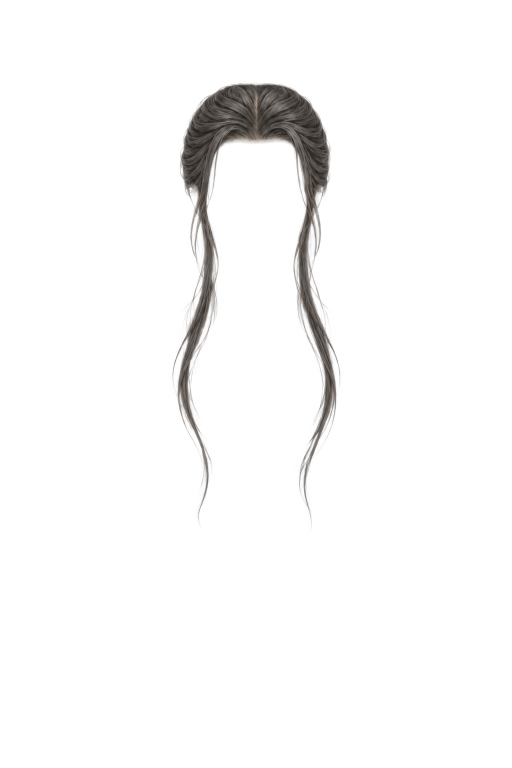
#> input picture mods/appearance/portrait_original_restore_20261105_v6/source/front_clean02_raw.png, 1024 x 1536 px, given in place of 01.png, which was not available (shown at 1/2 size)
$ python clean_hair_layers.py
#> lines starting #> are read from the running program, lines starting #| are printed output that depends on the picture; after the words box and inside, x2 and y2 are one past the last pixel; in counts of white or black regions, pixels touching at a corner belong together
"""Refine alpha only for original visible hair; remove detached extraction debris."""
from pathlib import Path
import json,cv2
import numpy as np
from PIL import Image,ImageDraw
R=Path(__file__).resolve().parent.parent
B=R.parent
W,H=1024,1536
def read(p):return np.array(Image.open(p).convert('RGBA'))
#> returned value is the input picture: shape (1536, 1024, 4); mean R, G, B, A 18.5, 17.1, 15.9, 9.8
def save(p,a):
 p.parent.mkdir(parents=True,exist_ok=True)
 a=np.rint(a).clip(0,255).astype('uint8');a[a[:,:,3]==0,:3]=0
 Image.fromarray(a).save(p)
def native(name):
 a=read(B/'source'/f'{name}_raw.png').astype(float)
 alpha=a[:,:,3:4]/255;p=np.concatenate([a[:,:,:3]*alpha,a[:,:,3:4]],2)
 p=cv2.warpAffine(p,np.array([[587/1020,0,220],[0,587/1020,50]],float),(W,H),flags=cv2.INTER_AREA)
 return np.concatenate([p[:,:,:3]/np.maximum(p[:,:,3:4]/255,1e-8),p[:,:,3:4]],2).clip(0,255).astype('uint8')
def over(d,s):
 d=d.astype(float)/255;s=s.astype(float)/255
 da=d[:,:,3:4];sa=s[:,:,3:4];oa=sa+da*(1-sa)
 rgb=(s[:,:,:3]*sa+d[:,:,:3]*da*(1-sa))/np.maximum(oa,1e-8)
 return np.rint(np.concatenate([rgb,oa],2)*255).clip(0,255).astype('uint8')
def remove_debris(a,keep_count=1,kernel=3):
 alpha=a[:,:,3]
 # A three-pixel opening finds the body of a lock, rather than treating every extraction speck as hair.
 core=cv2.morphologyEx((alpha>=40).astype('uint8'),cv2.MORPH_OPEN,cv2.getStructuringElement(cv2.MORPH_ELLIPSE,(kernel,kernel)))
 n,labels,stats,_=cv2.connectedComponentsWithStats(core,8)
 ids=sorted(range(1,n),key=lambda k:stats[k,4],reverse=True)[:keep_count]
 body=np.isin(labels,ids).astype('uint8')
 distance=cv2.distanceTransform(1-body,cv2.DIST_L2,5)
 gate=np.clip((2.1-distance)/1.1,0,1)
 a=a.copy();a[:,:,3]=np.rint(alpha*gate)
 return a
records=[]
for i in range(1,4):
 before=read(R/'before_male/hair_front'/f'{i:02}.png')
 working=before.copy()
 rgb=working[:,:,:3].astype(float);red,green,blue=rgb.transpose(2,0,1)
 # Warm skin/ivory mixed into the inner neck edge is extraction residue, not a hair highlight.
 inner=np.zeros((H,W),np.float32)
 for x0,x1 in [(418,453),(591,626)]:inner[430:599,x0:x1]=1
 inner=cv2.GaussianBlur(inner,(0,0),2)
 hair_chroma=np.clip((30-(red-blue))/10,0,1)*np.clip((16-(red-green))/6,0,1)
 working[:,:,3]=np.rint(working[:,:,3]*(1-inner*(1-hair_chroma)))
#> working: shape (1536, 1024, 4); 0.01% of pixels changed, all inside (x1, y1, x2, y2) = (415, 427, 627, 602)
 front=remove_debris(working,kernel=5)
#> in remove_debris, `core=cv2.morphologyEx((alpha>=40).astype('uint8'),cv2.MORPH_OPEN,cv2.g..`: core: shape (1536, 1024); values 0 (black) and 1 (white), 4.1% white; 11 white regions (3 under 20 px), largest, box (x1, y1, x2, y2) and area: (355, 166, 673, 975) 64479, (607, 905, 616, 919) 65, (590, 558, 596, 569) 44
#> in remove_debris, `n,labels,stats,_=cv2.connectedComponentsWithStats(core,8)`:
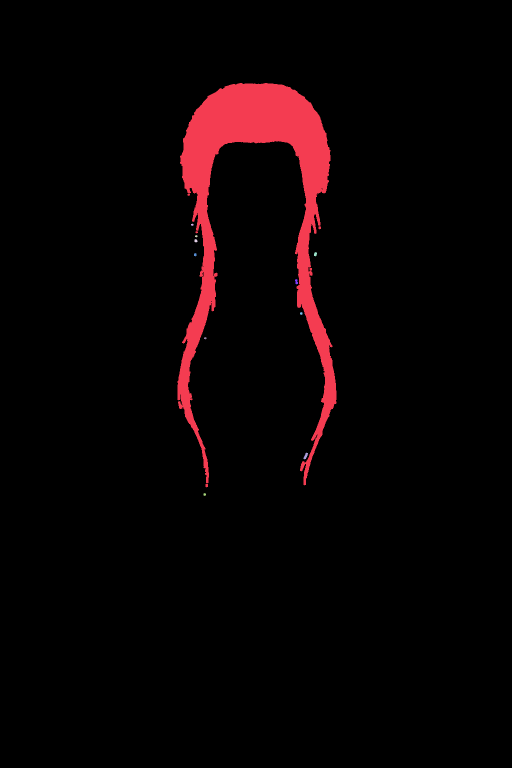
#> labels: shape (1536, 1024) int32 (shown at 1/2 size); 12 distinct labels, from 0 to 11; one colour per label, 0 black
#> in remove_debris, `n,labels,stats,_=cv2.connectedComponentsWithStats(core,8)`: n = 12; stats = [[0, 0, 1024, 1536, 1508084], [355, 166, 318, 809, 64479], [382, 447, 5, 5, 17], [390, 470, 5, 5, 17], [389, 478, 6, 7, 31], [628, 504, 6, 9, 39], [388, 506, 5, 7, 27], [590, 558, 6, 11, 44], [600, 624, 5, 6, 22], [408, 674, 5, 5, 17], [607, 905, 9, 14, 65], [407, 986, 5, 6, 22]]
#> in remove_debris, `ids=sorted(range(1,n),key=lambda k:stats[k,4],reverse=True)[:keep_count]`: ids = [1]
#> in remove_debris, `body=np.isin(labels,ids).astype('uint8')`: body: shape (1536, 1024); values 0 (black) and 1 (white), 4.1% white; 1 white region, box (x1, y1, x2, y2) and area: (355, 166, 673, 975) 64479
#> in remove_debris, `distance=cv2.distanceTransform(1-body,cv2.DIST_L2,5)`:
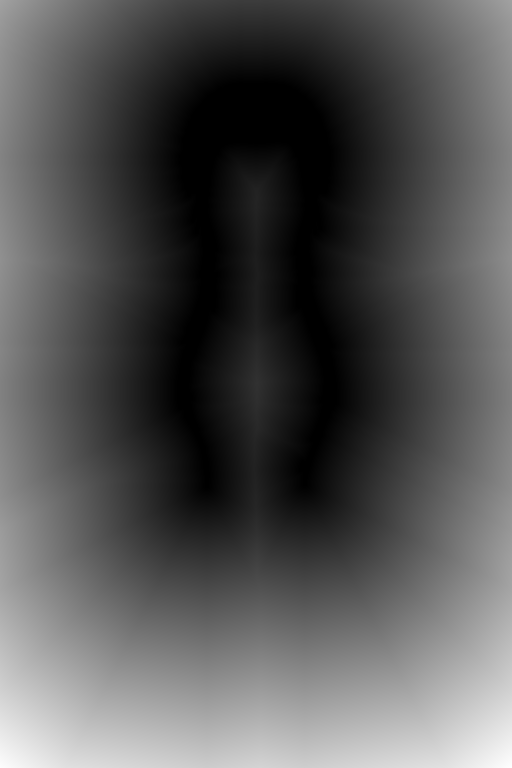
#> distance: shape (1536, 1024) float32 (shown at 1/2 size); min 0, max 699.5, mean 231.8; drawn with min black and max white
#> in remove_debris, `a[:, :, 3] = np.rint(alpha * gate)`: a: shape (1536, 1024, 4); mean R, G, B, A 18.5, 17.1, 15.9, 9.3
 fine=remove_debris(working,kernel=3)
#> call 2 of remove_debris, with keep_count = 1, kernel = 3
#> in remove_debris (call 2), `core=cv2.morphologyEx((alpha>=40).astype('uint8'),cv2.MORPH_OPEN,cv2.g..`:
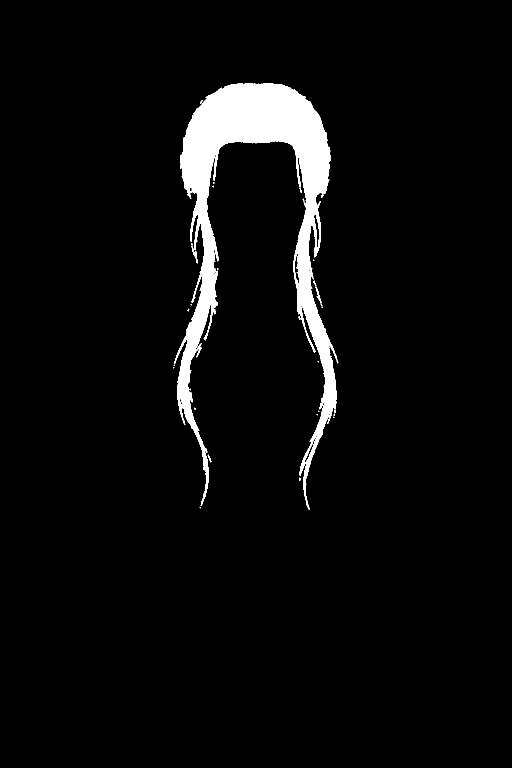
#> core: shape (1536, 1024) (shown at 1/2 size); values 0 (black) and 1 (white), 4.4% white; 25 white regions (18 under 20 px), largest, box (x1, y1, x2, y2) and area: (348, 166, 677, 1020) 68306, (382, 486, 396, 527) 140, (627, 561, 644, 607) 135
#> in remove_debris (call 2), `n,labels,stats,_=cv2.connectedComponentsWithStats(core,8)`: labels: shape (1536, 1024) int32; 26 distinct labels, from 0 to 25
#> in remove_debris (call 2), `n,labels,stats,_=cv2.connectedComponentsWithStats(core,8)`: n = 26; stats = 26 rows, first 6: [0, 0, 1024, 1536, 1504039], [348, 166, 329, 854, 68306], [400, 200, 6, 8, 20], [426, 364, 3, 4, 8], [425, 371, 3, 4, 8], [382, 486, 14, 41, 140]
#> in remove_debris (call 2), `body=np.isin(labels,ids).astype('uint8')`: body: shape (1536, 1024); values 0 (black) and 1 (white), 4.3% white; 1 white region, box (x1, y1, x2, y2) and area: (348, 166, 677, 1020) 68306
#> in remove_debris (call 2), `a[:, :, 3] = np.rint(alpha * gate)`: a: shape (1536, 1024, 4); mean R, G, B, A 18.5, 17.1, 15.9, 9.6
 front[900:]=fine[900:] # Preserve the tapered unseen tips, while cleaning the neck-side cutout.
 # Remove pin fragments and posterior fragments from the anterior crown without trimming its outline.
 if i==1:
  guide=read(B/'source/front_clean01_raw.png')[:,:,3].astype(float)/255
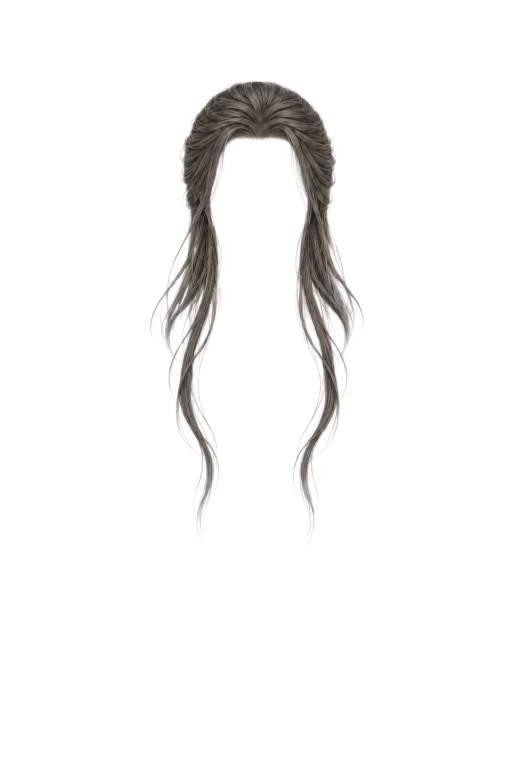
#> input picture mods/appearance/portrait_original_restore_20261105_v6/source/front_clean01_raw.png, 1024 x 1536 px (shown at 1/2 size)
#> in read, returned value is the input picture: shape (1536, 1024, 4); mean R, G, B, A 24.5, 22.5, 20.8, 13.9
  front[:230,:,3]=np.minimum(front[:230,:,3],np.rint(np.clip((guide[:230]-.3)/.55,0,1)*255))
#> front: shape (1536, 1024, 4); mean R, G, B, A 18.5, 17.1, 15.9, 9.2
 save(R/'male/hair_front'/f'{i:02}.png',front)
 ref=read(B/'source'/f'reference_canvas_{i:02}.png')
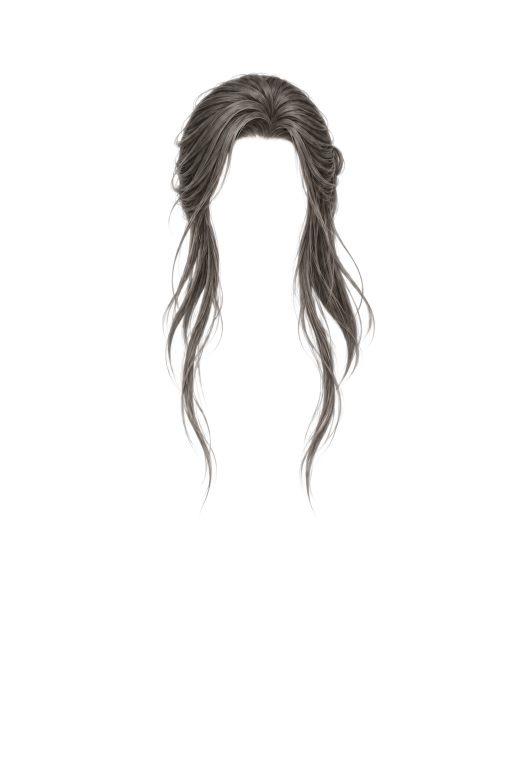
#> input picture mods/appearance/portrait_original_restore_20261105_v6/source/front_clean03_raw.png, 1024 x 1536 px, given in place of reference_canvas_01.png, which was not available (shown at 1/2 size)
#> in read, returned value is the input picture: shape (1536, 1024, 4); mean R, G, B, A 25.1, 23.1, 21.5, 16.3
 rgb=ref[:,:,:3].astype(float);red,green,blue=rgb.transpose(2,0,1);lum=rgb.mean(2)
 hair=np.clip((190-lum)/22,0,1)*(1-np.clip((red-blue-25)/12,0,1))*(1-np.clip((green-red-2)/6,0,1))*ref[:,:,3]/255
 original_front=read(R/'before_male/hair_front'/f'{i:02}.png')[:,:,3]/255
 original_rear=hair*(1-original_front)
 # Below the head, use the clean continuous posterior painting. No garment pixels enter this layer.
 original_rear*=np.clip((570-np.arange(H)[:,None])/40,0,1)
 original_rear[330:430,420:620]=0
 posterior=native(f'back0{i}')
 posterior[:230,:,3]=0
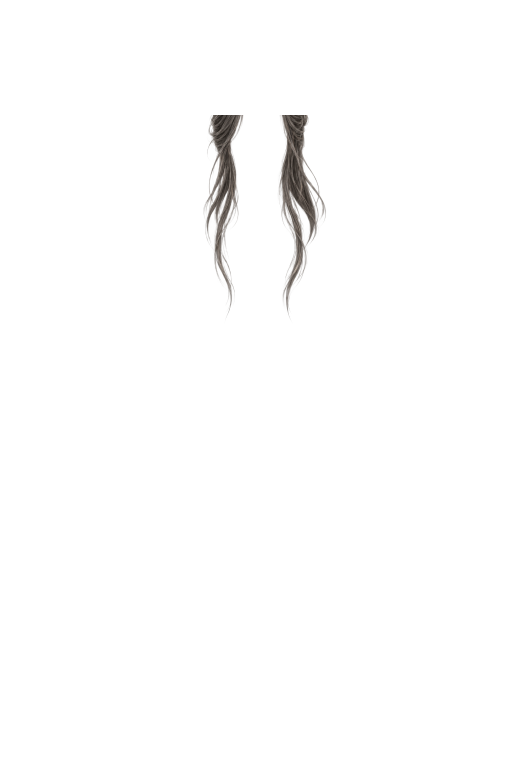
#> posterior: shape (1536, 1024, 4) (shown at 1/2 size); mean of channels 0, 1, 2, 3 3.4, 3.1, 2.9, 3.5; transparent parts drawn white
 original_rear[:230]=0
 if i==1:
  region=np.zeros((H,W),np.uint8)
  cv2.fillPoly(region,[np.array([(383,182),(388,163),(434,162),(447,139),(476,123),(531,123),(559,142),(574,164),(626,164),(626,180),(556,186),(442,186)])],255)
#> region: shape (1536, 1024); 0.62% white; 1 white region, box (x1, y1, x2, y2) and area: (383, 123, 627, 187) 9746
  original_rear=np.maximum(original_rear,hair*region/255)
  # Original wood pin is warm brown, and therefore intentionally exempt from the hair-color criterion.
  pin=np.zeros((H,W),np.uint8);cv2.fillPoly(pin,[np.array([(383,166),(443,168),(573,164),(626,166),(625,175),(574,178),(440,178),(383,187)])],255)
#> after `cv2.fillPoly(pin, [np.array([(383, 166), (443, 168), (573, 164), (626,`: pin: shape (1536, 1024); 0.21% white; 1 white region, box (x1, y1, x2, y2) and area: (383, 164, 627, 188) 3341
  original_rear=np.maximum(original_rear,pin/255*np.clip((205-lum)/35,0,1))
 elif i==2:
  original_rear[80:171]=hair[80:171]
 original=ref.copy();original[:,:,3]=np.rint(original_rear*255)
#> after `original[:, :, 3] = np.rint(original_rear * 255)`:
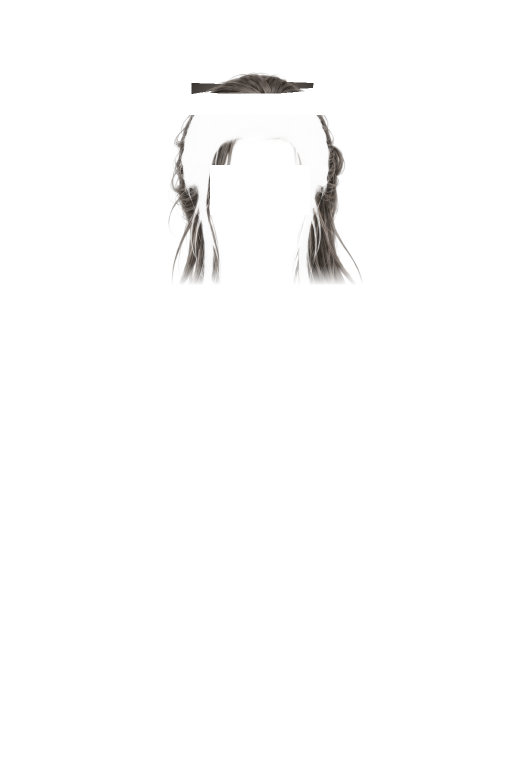
#> original: shape (1536, 1024, 4) (shown at 1/2 size); 8.73% of pixels changed, all inside (x1, y1, x2, y2) = (41, 45, 1010, 1496); transparent parts drawn white
 rear=over(posterior,original)
 # The crown/bun is a valid second component, kept explicitly instead of preserving arbitrary tiny islands.
 rear=remove_debris(rear,keep_count=2 if i<3 else 1)
#> in remove_debris (call 3), `n,labels,stats,_=cv2.connectedComponentsWithStats(core,8)`: n = 15; stats = 15 rows, first 6: [0, 0, 1024, 1536, 1517789], [383, 146, 244, 42, 6367], [341, 230, 69, 334, 9164], [407, 230, 80, 373, 12827], [557, 230, 165, 387, 26555], [647, 230, 8, 11, 27]
 save(R/'male/hair_back'/f'{i:02}.png',rear)
 for part,after in [('hair_front',front),('hair_back',rear)]:
#> (the run stopped early here; a loop or call above may not have finished)
